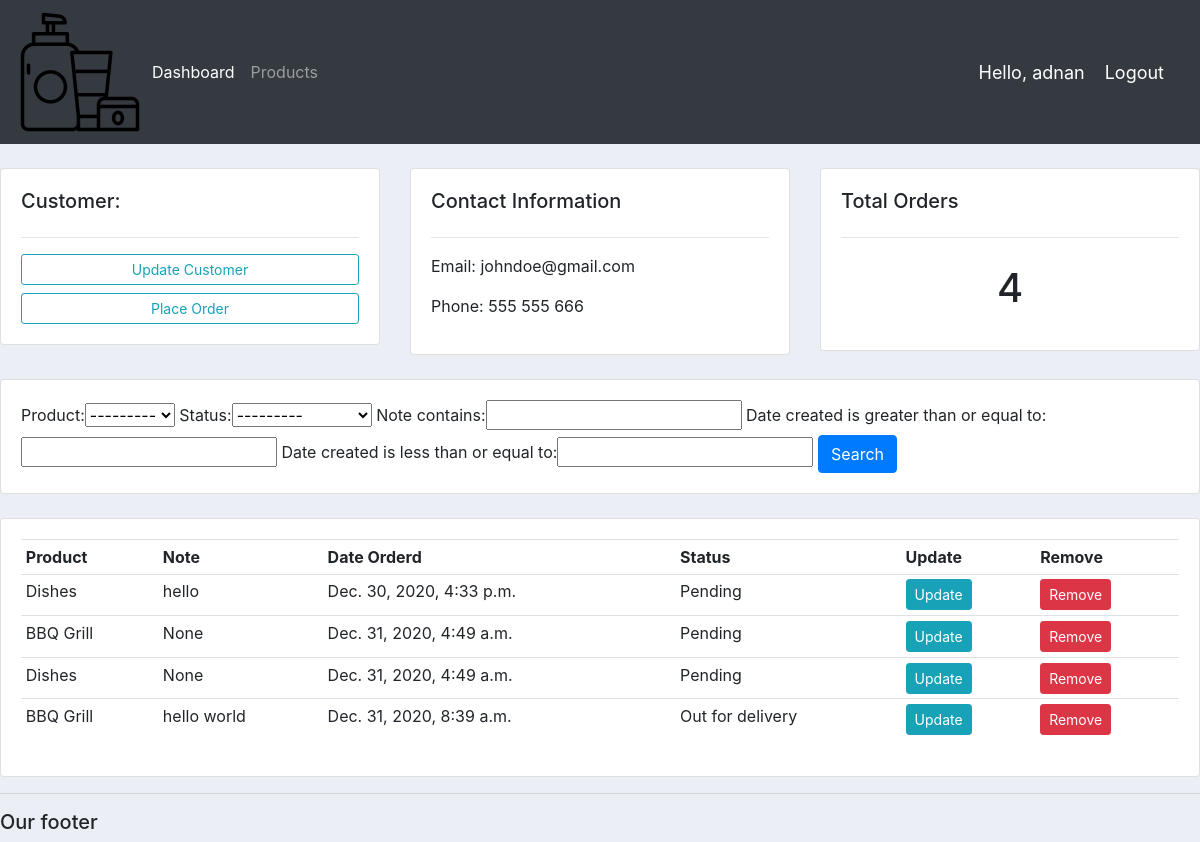
/customer/2 (signed in), run on the app's committed database.
### accounts/models.py (models this page shows, shortened)
class Customer(models.Model):
    user = models.OneToOneField(User, null=True, blank=True, on_delete=models.CASCADE)
    name = models.CharField(max_length=200,null=True)
    phone = models.CharField(max_length=200,null=True)
    email = models.CharField(max_length=200,null=True)
    profile_pic = models.ImageField(default="profile1.png", null=True, blank=True)
    date_created = models.DateTimeField(auto_now_add=True,null=True)

class Order(models.Model):
    STATUS = (
                ('Pending','Pending'),
                ('Out for delivery','Out for delivery'),
                ('Delivered','Delivered'),
            )
    customer = models.ForeignKey(Customer,null=True,on_delete=models.SET_NULL)
    product = models.ForeignKey(Product,null=True,on_delete=models.SET_NULL)
    date_created = models.DateTimeField(auto_now_add=True,null=True)
    status = models.CharField(max_length=200,null=True,choices=STATUS)
    note = models.CharField(max_length=1000,null=True)

class Product(models.Model):
    CATEGORY = (
                ('Indoor','Indoor'),
                ('Out door','Out door'),
            )
    name = models.CharField(max_length=200,null=True)
    price = models.FloatField(null=True)
    category = models.CharField(max_length=200,null=True,choices=CATEGORY)
    description = models.CharField(max_length=200,null=True, blank=True)
    date_created = models.DateTimeField(auto_now_add=True,null=True)
    tags = models.ManyToManyField(Tag)
    def __str__(self):
        return self.name

### accounts/decorators.py (the view)
		def wrapper_func(request, *args, **kwargs):
			group = None
			if request.user.groups.exists():
				group = request.user.groups.all()[0].name
			if group in allowed_roles:
				return view_func(request, *args, **kwargs)
			else:
				return HttpResponse('You are not authorized to view this page')

### accounts/views.py (called while the page is built)
@login_required(login_url='login')
@allowed_users(allowed_roles=['admin'])
def customer(request,pk_test):
    customer = Customer.objects.get(id=pk_test)
    orders = customer.order_set.all()
    orders_count = orders.count()
    myFilter = OrderFilter(request.GET,queryset=orders)
    orders = myFilter.qs
    context = {'customer':customer,'orders':orders,'orders_count':orders_count
    ,'myFilter':myFilter}
    return render(request,'accounts/customer.html',context)

### accounts/templates/accounts/customer.html
{% extends 'accounts/main.html' %}
{% block content %}
<br>
<div class="row">
    <div class="col-md">
        <div class="card card-body">
            <h5>Customer:</h5>
            <hr>
            <a class="btn btn-outline-info  btn-sm btn-block" href="">Update Customer</a>
            <a class="btn btn-outline-info  btn-sm btn-block" href="{% url 'create_order' customer.id%}">Place Order</a>
        </div>
    </div>
    <div class="col-md">
        <div class="card card-body">
            <h5>Contact Information</h5>
            <hr>
            <p>Email: {{ customer.email }}</p>
            <p>Phone: {{ customer.phone }}</p>
        </div>
    </div>
    <div class="col-md">
        <div class="card card-body">
            <h5>Total Orders</h5>
            <hr>
            <h1 style="text-align: center;padding: 10px">{{ orders_count }}</h1>
        </div>
    </div>
</div>
<br>
<div class="row">
    <div class="col">
        <div class="card card-body">
            <form method="get">
                {{ myFilter.form }}
                <button class="btn btn-primary" type="submit">Search</button>
            </form>
        </div>
    </div>
</div>
<br>
<div class="row">
    <div class="col-md">
        <div class="card card-body">
            <table class="table table-sm">
                <tr>
                    <th>Product</th>
                    <th>Note</th>
                    <th>Date Orderd</th>
                    <th>Status</th>
                    <th>Update</th>
                    <th>Remove</th>
                </tr>
				{% for order in orders %}
					<tr>
						<td>
							{{ order.product }}
						</td>
						<td>
							{{ order.note }}
                        </td>
                        <td>
							{{ order.date_created }}
                        </td>
                        <td>
							{{ order.status }}
                        </td>
                        <td>
                            <a class="btn btn-sm btn-info" href="{% url 'update_order' order.id%}">Update</a>
                        </td>
                        <td>
                            <a class="btn btn-sm btn-danger" href="{% url 'delete_order' order.id %}">Remove</a>
                        </td>
					</tr>
				{% endfor %}
            </table>
        </div>
    </div>
</div>
{% endblock %}

### accounts/templates/accounts/navbar.html (shortened to what this page needs)
{% load static %}
<nav class="navbar navbar-expand-lg navbar-dark bg-dark">
 <img src="{% static 'images/cosmetics.png' %}">
  <div class="collapse navbar-collapse" id="navbarNav">
    <ul class="navbar-nav">
      {% if request.user.is_staff %}
        <li class="nav-item active">
          <a class="nav-link" href="{% url 'home' %}">Dashboard</a>
        </li>
        <li class="nav-item">
          <a class="nav-link" href="{% url 'products' %}">Products</a>
        </li>
      {% else %}
        <li class="nav-item">
          <a class="nav-link" href="{% url 'account' %}">Settings</a>
        </li>
      {% endif %}
    </ul>
  </div>
  <span class="hello-msg">Hello, {{request.user}}</span>
  <span ><a  class="hello-msg" href="{% url 'logout' %}">Logout</a></span>
</nav>

### static/css/main.css (style rules this page uses)
body { background-color: #ebeff5; }

### accounts/templates/accounts/navbar.html (style rules this page uses)
.hello-msg { font-size: 18px; color: #fff; margin-right: 20px; }

### data on the page
Customer: email "johndoe@gmail.com", phone "555 555 666"
Order: product "Dishes", note "hello", date_created "Dec. 30, 2020, 4:33 p.m.", status "Pending"
Order: product "BBQ Grill", note "None", date_created "Dec. 31, 2020, 4:49 a.m.", status "Pending"
Order: product "Dishes", note "None", date_created "Dec. 31, 2020, 4:49 a.m.", status "Pending"
Order: product "BBQ Grill", note "hello world", date_created "Dec. 31, 2020, 8:39 a.m.", status "Out for delivery"

### other printed values
{{ request.user }} "adnan"
{{ orders_count }} "4"
